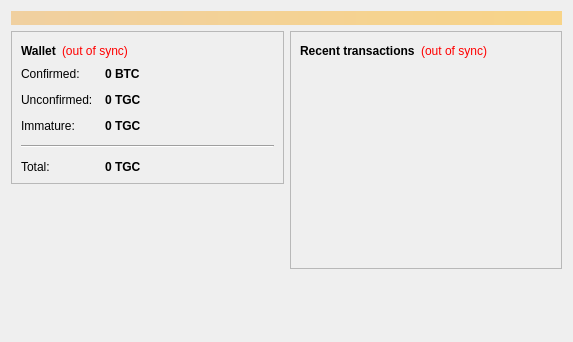
<?xml version="1.0" encoding="UTF-8"?>
<ui version="4.0">
 <class>OverviewPage</class>
 <widget class="QWidget" name="OverviewPage">
  <property name="geometry">
   <rect>
    <x>0</x>
    <y>0</y>
    <width>573</width>
    <height>342</height>
   </rect>
  </property>
  <property name="windowTitle">
   <string>Form</string>
  </property>
  <layout class="QVBoxLayout" name="topLayout">
   <item>
    <widget class="QLabel" name="labelAlerts">
     <property name="visible">
      <bool>false</bool>
     </property>
     <property name="styleSheet">
      <string notr="true">background-color: qlineargradient(x1: 0, y1: 0, x2: 1, y2: 0, stop:0 #F0D0A0, stop:1 #F8D488); color:#000000;</string>
     </property>
     <property name="wordWrap">
      <bool>true</bool>
     </property>
     <property name="margin">
      <number>3</number>
     </property>
    </widget>
   </item>
   <item>
    <layout class="QHBoxLayout" name="horizontalLayout" stretch="1,1">
     <item>
      <layout class="QVBoxLayout" name="verticalLayout_2">
       <item>
        <widget class="QFrame" name="frame">
         <property name="frameShape">
          <enum>QFrame::StyledPanel</enum>
         </property>
         <property name="frameShadow">
          <enum>QFrame::Raised</enum>
         </property>
         <layout class="QVBoxLayout" name="verticalLayout_4">
          <item>
           <layout class="QHBoxLayout" name="horizontalLayout_4">
            <item>
             <widget class="QLabel" name="label_5">
              <property name="font">
               <font>
                <weight>75</weight>
                <bold>true</bold>
               </font>
              </property>
              <property name="text">
               <string>Wallet</string>
              </property>
             </widget>
            </item>
            <item>
             <widget class="QLabel" name="labelWalletStatus">
              <property name="toolTip">
               <string>The displayed information may be out of date. Your wallet automatically synchronizes with the Tigercoin network after a connection is established, but this process has not completed yet.</string>
              </property>
              <property name="styleSheet">
               <string notr="true">QLabel { color: red; }</string>
              </property>
              <property name="text">
               <string notr="true">(out of sync)</string>
              </property>
              <property name="alignment">
               <set>Qt::AlignLeading|Qt::AlignLeft|Qt::AlignVCenter</set>
              </property>
             </widget>
            </item>
            <item>
             <spacer name="horizontalSpacer_2">
              <property name="orientation">
               <enum>Qt::Horizontal</enum>
              </property>
              <property name="sizeHint" stdset="0">
               <size>
                <width>40</width>
                <height>20</height>
               </size>
              </property>
             </spacer>
            </item>
           </layout>
          </item>
          <item>
           <layout class="QFormLayout" name="formLayout_2">
            <property name="fieldGrowthPolicy">
             <enum>QFormLayout::AllNonFixedFieldsGrow</enum>
            </property>
            <property name="horizontalSpacing">
             <number>12</number>
            </property>
            <property name="verticalSpacing">
             <number>12</number>
            </property>
            <item row="0" column="0">
             <widget class="QLabel" name="label">
              <property name="text">
               <string>Confirmed:</string>
              </property>
             </widget>
            </item>
            <item row="0" column="1">
             <widget class="QLabel" name="labelBalance">
              <property name="font">
               <font>
                <weight>75</weight>
                <bold>true</bold>
               </font>
              </property>
              <property name="cursor">
               <cursorShape>IBeamCursor</cursorShape>
              </property>
              <property name="toolTip">
               <string>Your current spendable balance</string>
              </property>
              <property name="text">
               <string notr="true">0 BTC</string>
              </property>
              <property name="textInteractionFlags">
               <set>Qt::LinksAccessibleByMouse|Qt::TextSelectableByKeyboard|Qt::TextSelectableByMouse</set>
              </property>
             </widget>
            </item>
            <item row="1" column="0">
             <widget class="QLabel" name="label_3">
              <property name="text">
               <string>Unconfirmed:</string>
              </property>
             </widget>
            </item>
            <item row="1" column="1">
             <widget class="QLabel" name="labelUnconfirmed">
              <property name="font">
               <font>
                <weight>75</weight>
                <bold>true</bold>
               </font>
              </property>
              <property name="cursor">
               <cursorShape>IBeamCursor</cursorShape>
              </property>
              <property name="toolTip">
               <string>Total of transactions that have yet to be confirmed, and do not yet count toward the spendable balance</string>
              </property>
              <property name="text">
               <string notr="true">0 TGC</string>
              </property>
              <property name="textInteractionFlags">
               <set>Qt::LinksAccessibleByMouse|Qt::TextSelectableByKeyboard|Qt::TextSelectableByMouse</set>
              </property>
             </widget>
            </item>
            <item row="2" column="0">
             <widget class="QLabel" name="labelImmatureText">
              <property name="text">
               <string>Immature:</string>
              </property>
             </widget>
            </item>
            <item row="2" column="1">
             <widget class="QLabel" name="labelImmature">
              <property name="font">
               <font>
                <weight>75</weight>
                <bold>true</bold>
               </font>
              </property>
              <property name="toolTip">
               <string>Mined balance that has not yet matured</string>
              </property>
              <property name="text">
               <string notr="true">0 TGC</string>
              </property>
              <property name="textInteractionFlags">
               <set>Qt::LinksAccessibleByMouse|Qt::TextSelectableByKeyboard|Qt::TextSelectableByMouse</set>
              </property>
             </widget>
            </item>
            <item row="4" column="0">
             <widget class="QLabel" name="labelTotalText">
              <property name="text">
               <string>Total:</string>
              </property>
             </widget>
            </item>
            <item row="4" column="1">
             <widget class="QLabel" name="labelTotal">
              <property name="font">
               <font>
                <weight>75</weight>
                <bold>true</bold>
               </font>
              </property>
              <property name="cursor">
               <cursorShape>IBeamCursor</cursorShape>
              </property>
              <property name="toolTip">
               <string>Your current total balance</string>
              </property>
              <property name="text">
               <string notr="true">0 TGC</string>
              </property>
              <property name="textInteractionFlags">
               <set>Qt::LinksAccessibleByMouse|Qt::TextSelectableByKeyboard|Qt::TextSelectableByMouse</set>
              </property>
             </widget>
            </item>
            <item row="3" column="0" colspan="2">
             <widget class="Line" name="line">
              <property name="orientation">
               <enum>Qt::Horizontal</enum>
              </property>
             </widget>
            </item>
           </layout>
          </item>
         </layout>
        </widget>
       </item>
       <item>
        <spacer name="verticalSpacer">
         <property name="orientation">
          <enum>Qt::Vertical</enum>
         </property>
         <property name="sizeHint" stdset="0">
          <size>
           <width>20</width>
           <height>40</height>
          </size>
         </property>
        </spacer>
       </item>
      </layout>
     </item>
     <item>
      <layout class="QVBoxLayout" name="verticalLayout_3">
       <item>
        <widget class="QFrame" name="frame_2">
         <property name="frameShape">
          <enum>QFrame::StyledPanel</enum>
         </property>
         <property name="frameShadow">
          <enum>QFrame::Raised</enum>
         </property>
         <layout class="QVBoxLayout" name="verticalLayout">
          <item>
           <layout class="QHBoxLayout" name="horizontalLayout_2">
            <item>
             <widget class="QLabel" name="label_4">
              <property name="text">
               <string>&lt;b&gt;Recent transactions&lt;/b&gt;</string>
              </property>
             </widget>
            </item>
            <item>
             <widget class="QLabel" name="labelTransactionsStatus">
              <property name="toolTip">
               <string>The displayed information may be out of date. Your wallet automatically synchronizes with the Tigercoin network after a connection is established, but this process has not completed yet.</string>
              </property>
              <property name="styleSheet">
               <string notr="true">QLabel { color: red; }</string>
              </property>
              <property name="text">
               <string notr="true">(out of sync)</string>
              </property>
              <property name="alignment">
               <set>Qt::AlignRight|Qt::AlignTrailing|Qt::AlignVCenter</set>
              </property>
             </widget>
            </item>
            <item>
             <spacer name="horizontalSpacer">
              <property name="orientation">
               <enum>Qt::Horizontal</enum>
              </property>
              <property name="sizeHint" stdset="0">
               <size>
                <width>40</width>
                <height>20</height>
               </size>
              </property>
             </spacer>
            </item>
           </layout>
          </item>
          <item>
           <widget class="QListView" name="listTransactions">
            <property name="styleSheet">
             <string notr="true">QListView { background: transparent; }</string>
            </property>
            <property name="frameShape">
             <enum>QFrame::NoFrame</enum>
            </property>
            <property name="verticalScrollBarPolicy">
             <enum>Qt::ScrollBarAlwaysOff</enum>
            </property>
            <property name="horizontalScrollBarPolicy">
             <enum>Qt::ScrollBarAlwaysOff</enum>
            </property>
            <property name="selectionMode">
             <enum>QAbstractItemView::NoSelection</enum>
            </property>
           </widget>
          </item>
         </layout>
        </widget>
       </item>
       <item>
        <spacer name="verticalSpacer_2">
         <property name="orientation">
          <enum>Qt::Vertical</enum>
         </property>
         <property name="sizeHint" stdset="0">
          <size>
           <width>20</width>
           <height>40</height>
          </size>
         </property>
        </spacer>
       </item>
      </layout>
     </item>
    </layout>
   </item>
  </layout>
 </widget>
 <resources/>
 <connections/>
</ui>
